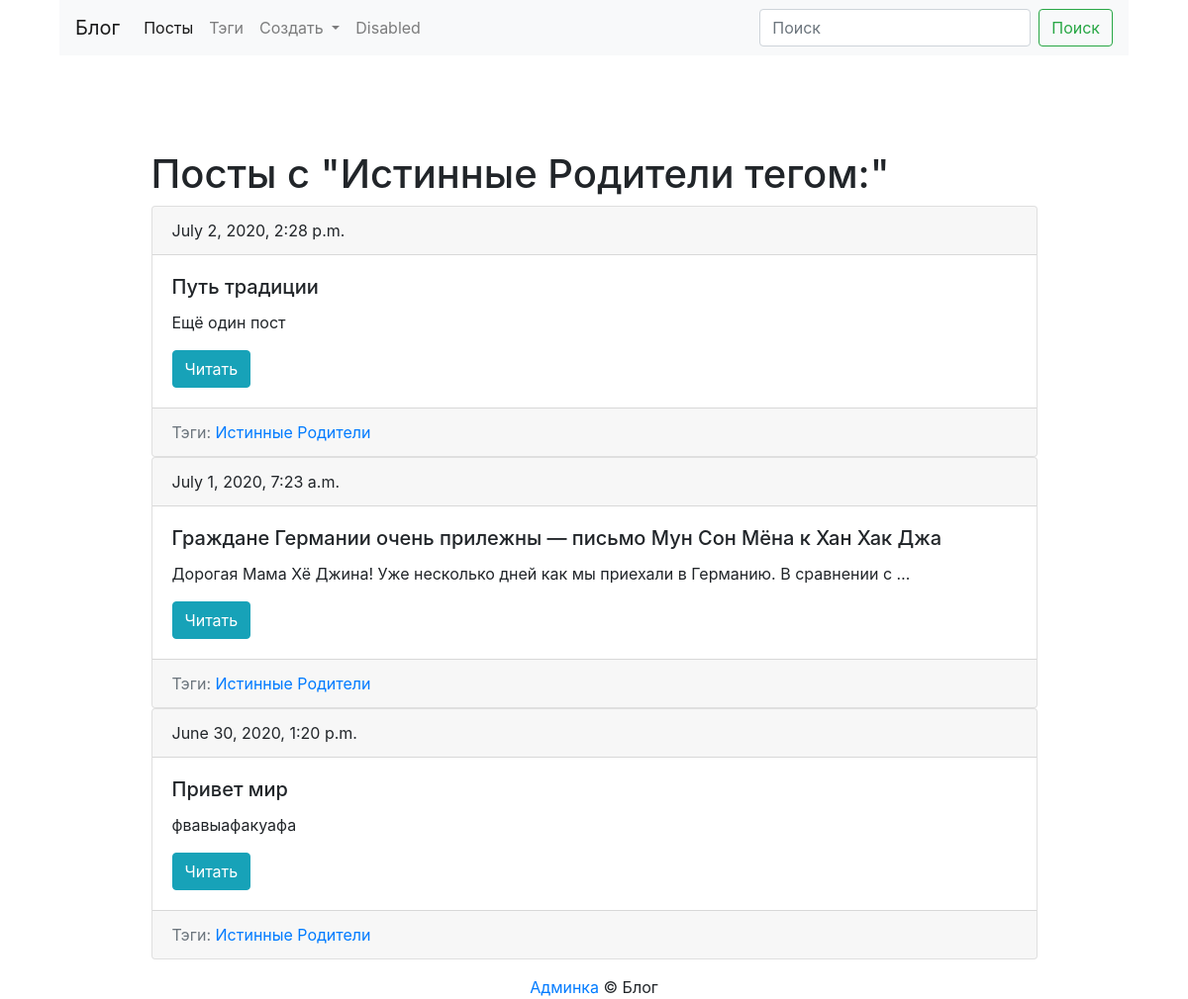
Page /blog/tag/tp/ on the earlier database version.
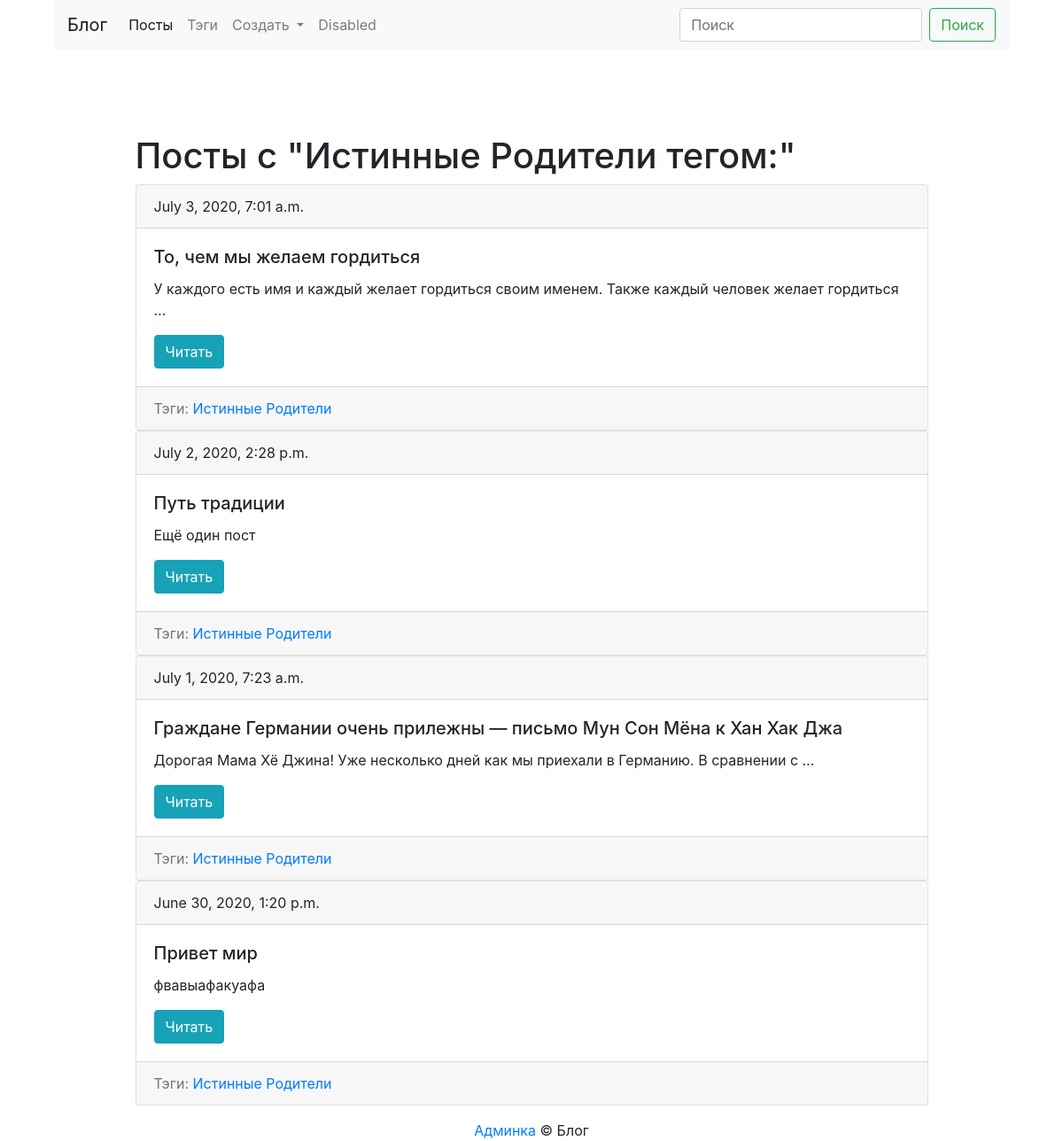
Same page on the later database version.
### blog/models.py (models this page shows, shortened)
class Post(models.Model):
    title = models.CharField(max_length = 150, db_index = True) #Для быстрого поиска
    slug = models.SlugField(max_length=150, blank = True, unique=True)
    content = RichTextUploadingField(blank = True, db_index = True) #Поле может быть пустым
    tags = models.ManyToManyField('Tag', blank = True, related_name = 'posts')
    date_pub = models.DateTimeField(auto_now_add = True) #auto_now_add = True в момент сохранения в базе данных
    def get_absolute_url(self):
        return reverse('post_detail_url', kwargs={'slug': self.slug})
    class Meta:
        ordering = ['-date_pub']

class Tag(models.Model):
    title = models.CharField(max_length = 50)
    slug = models.SlugField(max_length = 50, unique = True)
    def get_absolute_url(self):
        return reverse('tag_detail_url', kwargs={'slug': self.slug})
    def get_update_url(self):
        return reverse('tag_update_url', kwargs={'slug': self.slug})
    class Meta:
        ordering = ['title']

### blog/views.py (the view)
# urls.py: path('tag/<str:slug>/', TagDetail.as_view(), name = 'tag_detail_url'),
class TagDetail(ObjectDetailMixin, View):
    model = Tag
    template = 'blog/tag_detail.html'

### blog/utils.py (called while the page is built)
    def get(self, request, slug):
        obj = get_object_or_404(self.model, slug__iexact=slug)
        return render(request, self.template, context={self.model.__name__.lower(): obj,
                                                       'admin_object': obj,
                                                       'detail': True})

### blog/templates/blog/tag_detail.html (shortened to what this page needs)
{% extends 'blog/base_blog.html' %}
    {% block content %}
    <h1 class="mt-5">Посты с "{{ tag.title|title }} тегом:"</h1>
    {% for post in tag.posts.all %}
        {% include 'blog/includes/post_card.html' %}
    {% endfor %}
    {% endblock %}

### blog/templates/blog/includes/post_card.html
<div class="card">
        <div class="card-header">
            {{post.date_pub}}
        </div>
  <div class="card-body">
    <h5 class="card-title">{{ post.title }}</h5>
    <p class="card-text">{{ post.content|truncatewords:15|striptags|safe }}</p>
      <a href="{{ post.get_absolute_url }}" class="btn btn-info">Читать</a>
  </div>
    <div class="card-footer text-muted">
       Тэги:
        {% for tag in post.tags.all %}
            <a href="{{ tag.get_absolute_url }}">{{tag.title}}</a>
        {% endfor %}
    </div>
  </div>

Differences in the rows shown:
added Post: date_pub "July 3, 2020, 7:01 a.m.", title "То, чем мы желаем гордиться", content "У каждого есть имя и каждый желает гордиться своим именем. Также каждый человек желает гордиться …", Tag (title "Истинные Родители")
